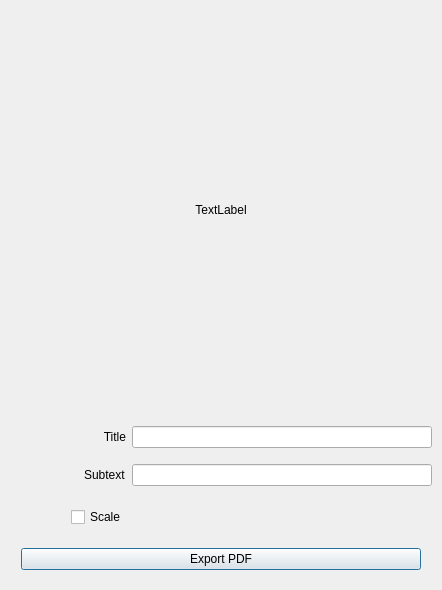
<?xml version="1.0" encoding="UTF-8"?>
<ui version="4.0">
 <class>Dialog</class>
 <widget class="QDialog" name="Dialog">
  <property name="geometry">
   <rect>
    <x>0</x>
    <y>0</y>
    <width>442</width>
    <height>590</height>
   </rect>
  </property>
  <property name="sizePolicy">
   <sizepolicy hsizetype="Fixed" vsizetype="Fixed">
    <horstretch>0</horstretch>
    <verstretch>0</verstretch>
   </sizepolicy>
  </property>
  <property name="windowTitle">
   <string>Dialog</string>
  </property>
  <widget class="QWidget" name="gridLayoutWidget">
   <property name="geometry">
    <rect>
     <x>10</x>
     <y>0</y>
     <width>422</width>
     <height>581</height>
    </rect>
   </property>
   <layout class="QGridLayout" name="gridLayout">
    <item row="0" column="0" colspan="2" alignment="Qt::AlignHCenter">
     <widget class="QLabel" name="imageLabel">
      <property name="sizePolicy">
       <sizepolicy hsizetype="Fixed" vsizetype="Fixed">
        <horstretch>0</horstretch>
        <verstretch>0</verstretch>
       </sizepolicy>
      </property>
      <property name="minimumSize">
       <size>
        <width>400</width>
        <height>400</height>
       </size>
      </property>
      <property name="text">
       <string>TextLabel</string>
      </property>
      <property name="alignment">
       <set>Qt::AlignCenter</set>
      </property>
     </widget>
    </item>
    <item row="3" column="0" alignment="Qt::AlignRight">
     <widget class="QCheckBox" name="scaleBarCheck">
      <property name="sizePolicy">
       <sizepolicy hsizetype="Fixed" vsizetype="Fixed">
        <horstretch>0</horstretch>
        <verstretch>0</verstretch>
       </sizepolicy>
      </property>
      <property name="minimumSize">
       <size>
        <width>0</width>
        <height>30</height>
       </size>
      </property>
      <property name="text">
       <string>Scale</string>
      </property>
     </widget>
    </item>
    <item row="1" column="0" alignment="Qt::AlignRight">
     <widget class="QLabel" name="titleLabel">
      <property name="sizePolicy">
       <sizepolicy hsizetype="Preferred" vsizetype="Preferred">
        <horstretch>0</horstretch>
        <verstretch>0</verstretch>
       </sizepolicy>
      </property>
      <property name="text">
       <string>Title</string>
      </property>
      <property name="alignment">
       <set>Qt::AlignRight|Qt::AlignTrailing|Qt::AlignVCenter</set>
      </property>
     </widget>
    </item>
    <item row="1" column="1">
     <widget class="QLineEdit" name="titleLineEdit">
      <property name="sizePolicy">
       <sizepolicy hsizetype="Fixed" vsizetype="Fixed">
        <horstretch>0</horstretch>
        <verstretch>0</verstretch>
       </sizepolicy>
      </property>
      <property name="minimumSize">
       <size>
        <width>300</width>
        <height>0</height>
       </size>
      </property>
     </widget>
    </item>
    <item row="2" column="1">
     <widget class="QLineEdit" name="subtextLineEdit">
      <property name="sizePolicy">
       <sizepolicy hsizetype="Fixed" vsizetype="Fixed">
        <horstretch>0</horstretch>
        <verstretch>0</verstretch>
       </sizepolicy>
      </property>
      <property name="minimumSize">
       <size>
        <width>300</width>
        <height>0</height>
       </size>
      </property>
     </widget>
    </item>
    <item row="2" column="0" alignment="Qt::AlignRight">
     <widget class="QLabel" name="label">
      <property name="text">
       <string>Subtext</string>
      </property>
     </widget>
    </item>
    <item row="4" column="0" colspan="2" alignment="Qt::AlignHCenter">
     <widget class="QPushButton" name="exportButton">
      <property name="sizePolicy">
       <sizepolicy hsizetype="Fixed" vsizetype="Fixed">
        <horstretch>0</horstretch>
        <verstretch>0</verstretch>
       </sizepolicy>
      </property>
      <property name="minimumSize">
       <size>
        <width>400</width>
        <height>0</height>
       </size>
      </property>
      <property name="text">
       <string>Export PDF</string>
      </property>
     </widget>
    </item>
   </layout>
  </widget>
 </widget>
 <resources/>
 <connections/>
</ui>
